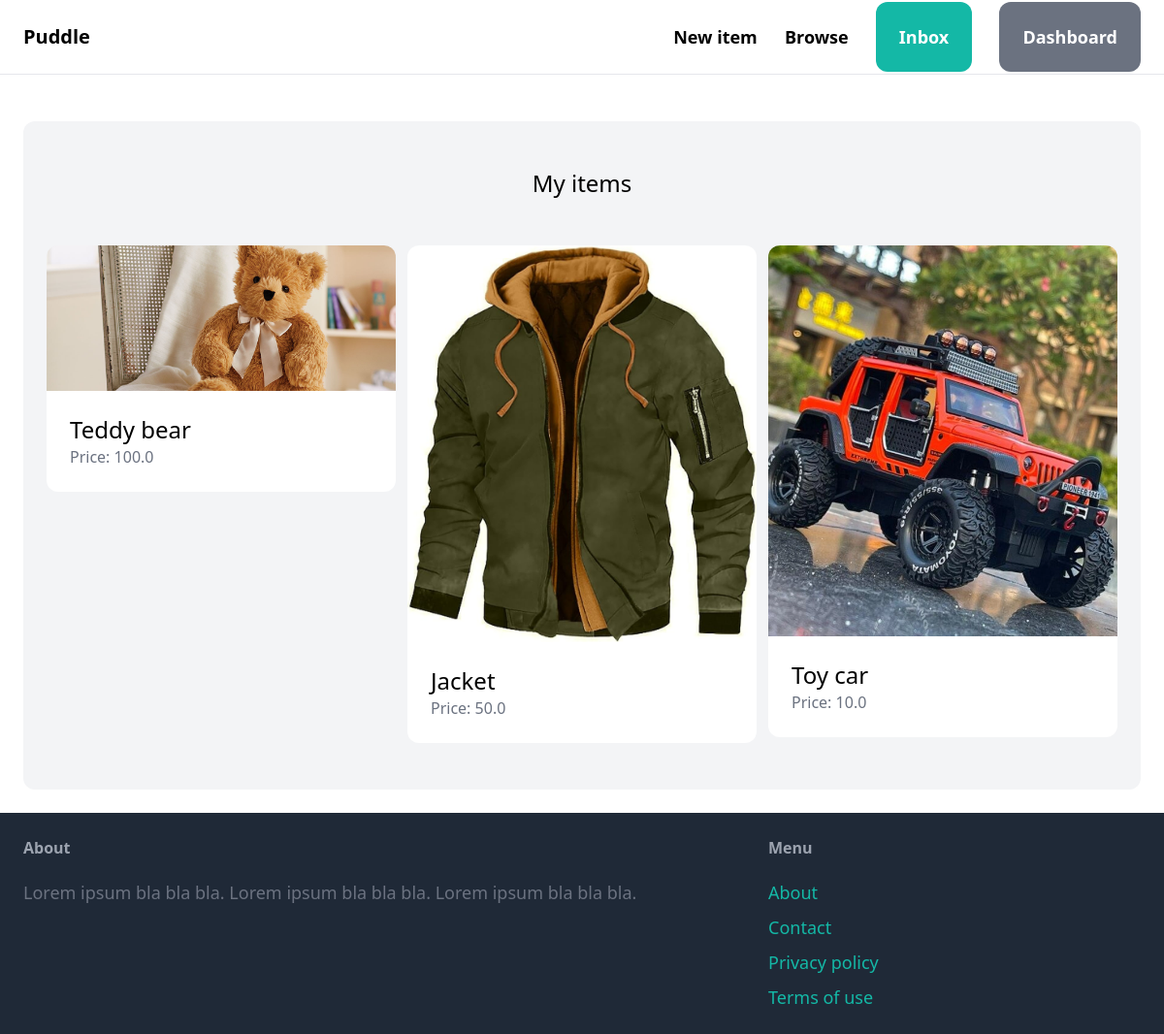
The page /dashboard/ (signed in) on the database its author committed.
### item/models.py (models this page shows, shortened)
class Item(models.Model):
    category = models.ForeignKey(Category, related_name='items',
                                 on_delete=models.CASCADE)
    name = models.CharField(max_length=255)
    description = models.TextField(blank=True, null=True)
    price = models.FloatField()
    image = models.ImageField(upload_to='item_images', blank=True, null=True)
    is_sold = models.BooleanField(default=False)
    created_by = models.ForeignKey(User, related_name='items',
                                   on_delete=models.CASCADE)
    created_at = models.DateTimeField(auto_now_add=True)

### dashboard/views.py (the view)
# urls.py: path('', views.index, name='index'),
@login_required
def index(request):
    items = Item.objects.filter(created_by=request.user)
    return render(request, 'dashboard/index.html', {
        'items': items,
    })

### dashboard/templates/dashboard/index.html (shortened to what this page needs)
{% extends 'core/base.html' %}
{% block content %}
    <div class="mt-6 px-6 py-12 bg-gray-100 rounded-xl">
        <h2 class="mb-12 text-2xl text-center">My items</h2>
        <div class="grid grid-cols-3 gap-3">
            {% for item in items %}
                <div>
                    <a href="{% url 'item:detail' item.id %}">
                        <div>
                            <img src="{{ item.image.url }}" class="rounded-t-xl">
                        </div>
                        <div class="p-6 bg-white rounded-b-xl">
                            <h2 class="text-2xl">{{ item.name }}</h2>
                            <p class="text-gray-500">Price: {{ item.price }}</p>
                        </div>
                    </a>
                </div>
            {% endfor %}
        </div>
    </div>
{% endblock %}

### rows shown on the page
Item: image (picture), name "Teddy bear", price "100.0"
Item: image (picture), name "Jacket", price "50.0"
Item: image (picture), name "Toy car", price "10.0"
